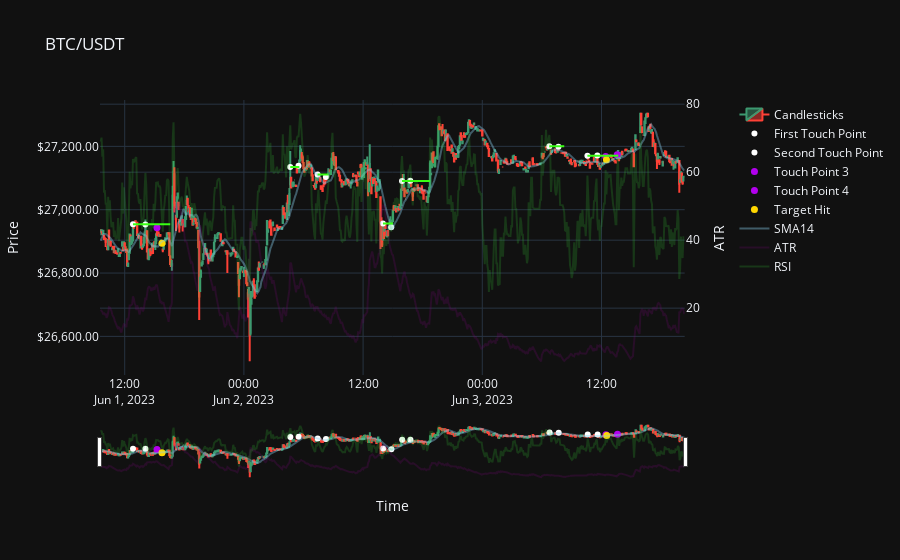
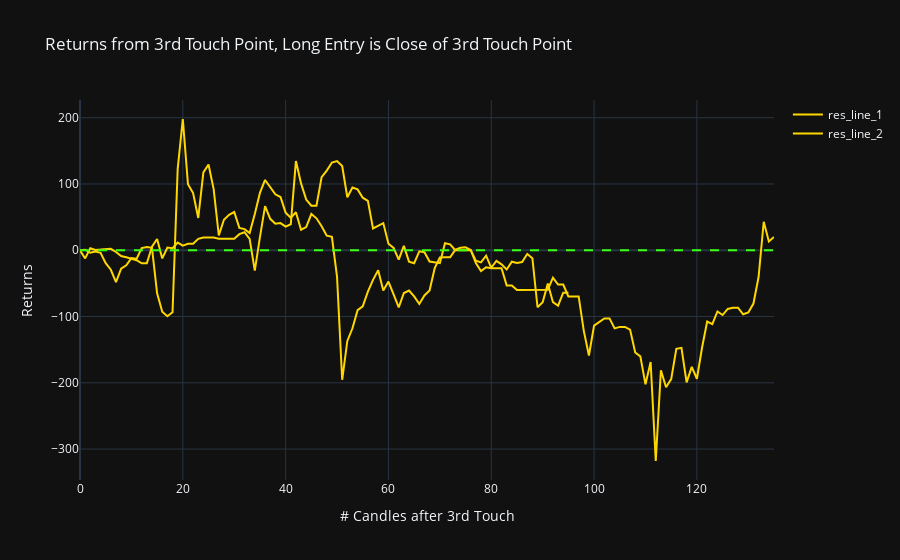

The notebook cell these images were saved under, in order:
### Code cell
# Candlestick plot
fig = make_subplots(specs=[[{"secondary_y": True}]])

# Plots candlestick graph with atr, rsi, sma, horizontal resistance line, all touch points and target hit point.
candlestick_trace = go.Candlestick(x=df['time'], open=df['open'], high=df['high'], low=df['low'], close=df['close'], name='Candlesticks')
atr_trace = go.Scatter(x=df['time'], y=df['atr'], mode='lines', name='ATR', line=dict(color='purple'), opacity=0.2)
first_touch_trace = go.Scatter(x=resistance_df['initial_point'], y=resistance_df['line_price'], mode='markers', name='First Touch Point', marker=dict(color='white', size=6))
second_touch_trace = go.Scatter(x=resistance_df['touch_2'], y=resistance_df['touch_2_price'], mode='markers', name='Second Touch Point', marker=dict(color='white', size=6))
target_trace = go.Scatter(x=resistance_df['target_hit_time'], y=resistance_df['net_pl'] + resistance_df['entry_price'], mode='markers', name='Target Hit', marker=dict(color='#FFD700', size=7))
sma_trace = go.Scatter(x=df['time'], y=df['sma14'], mode='lines', name='SMA14', line=dict(color='#87CEEB'), opacity=0.4)
rsi_trace = go.Scatter(x=df['time'], y=df['rsi'], mode='lines', name='RSI', line=dict(color='#32CD32'), opacity=0.2)

fig.add_trace(candlestick_trace, secondary_y=False)
fig.add_trace(first_touch_trace, secondary_y=False)
fig.add_trace(second_touch_trace, secondary_y=False)

# adding multiple touch point traces to the figure starting with 'touch_point_3'.
for i in range(3, len(resistance_df.columns)):
    touch_point_column = 'touch_point_' + str(i)
    touch_price_column = 'touch_point_' + str(i) + '_price'
    # If a column name exists in the df in the format 'touch_point_i', a trace is created for the touch points in that column and added to graph.
    if touch_point_column in resistance_df.columns:
        touch_point_trace = go.Scatter(x=resistance_df[touch_point_column], y=resistance_df[touch_price_column], mode='markers', name=f'Touch Point {i}', marker=dict(color='#B200ED', size=7))
        fig.add_trace(touch_point_trace, secondary_y=False)

fig.add_trace(target_trace, secondary_y=False)
fig.add_trace(sma_trace, secondary_y=False)
fig.add_trace(atr_trace, secondary_y=True)
fig.add_trace(rsi_trace, secondary_y=True)

fig.update_layout(title='BTC/USDT', xaxis_title='Time', template="plotly_dark")
fig.update_yaxes(title_text='Price', secondary_y=False, tickformat="$,.2f", autorange=True, fixedrange=False)
fig.update_yaxes(title_text='ATR', secondary_y=True)

# Adds the horizontal resistance lines to graph. Iterates through each row of the resistance_df.
for _, row in resistance_df.iterrows():
    start_time = row['initial_point']
    end_time = row['end_of_line']
    price = row['line_price']
    
    fig.add_shape(type="line", x0=start_time, y0=price, x1=end_time, y1=price, line=dict(color='#39FF14', width=2), xref='x', yref='y')

fig.show()

# Returns plot
fig = go.Figure()

# Creates a trace for each item in the returns_dict and adds them to the second figure.
# Each item in returns_dict represents the return series from a particular resistance line, starting from the third touch point.
for idx, (_, returns) in enumerate(returns_dict.items()):
    scatter_trace = go.Scatter(y=returns, mode='lines', name=f'res_line_{idx + 1}', line=dict(color='#FFD700'))
    fig.add_trace(scatter_trace)

fig.add_hline(y=0, line=dict(color='#39FF14', width=2, dash='dash'))
fig.update_layout(title="Returns from 3rd Touch Point, Long Entry is Close of 3rd Touch Point", xaxis_title="# Candles after 3rd Touch", yaxis_title="Returns", template="plotly_dark")
fig.show()

### Figure 1 — Plotly figure (JSON) as saved in the notebook; plotly's stock layout.template omitted (floating-point values rounded to 4 significant figures; data arrays with more than 128 entries replaced by an {"elided": "..."} marker saying what was removed)
{"data": [{"close": {"elided": "706 float values"}, "high": {"elided": "706 float values"}, "low": {"elided": "706 float values"}, "name": "Candlesticks", "open": {"elided": "706 float values"}, "type": "candlestick", "x": {"elided": "706 str values"}, "xaxis": "x", "yaxis": "y"}, {"marker": {"color": "white", "size": 6}, "mode": "markers", "name": "First Touch Point", "type": "scatter", "x": ["2023-06-01T12:50:00", "2023-06-02T04:40:00", "2023-06-02T07:25:00", "2023-06-02T14:00:00", "2023-06-02T15:55:00", "2023-06-03T06:45:00", "2023-06-03T10:35:00"], "xaxis": "x", "y": [26950.0, 27130.0, 27111, 26960.0, 27090.0, 27200, 27170.0], "yaxis": "y"}, {"marker": {"color": "white", "size": 6}, "mode": "markers", "name": "Second Touch Point", "type": "scatter", "x": ["2023-06-01T14:05:00", "2023-06-02T05:30:00", "2023-06-02T08:15:00", "2023-06-02T14:50:00", "2023-06-02T16:45:00", "2023-06-03T07:40:00", "2023-06-03T11:35:00"], "xaxis": "x", "y": [26950.0, 27140.0, 27100.0, 26940.0, 27090.0, 27200.0, 27170.0], "yaxis": "y"}, {"marker": {"color": "#B200ED", "size": 7}, "mode": "markers", "name": "Touch Point 3", "type": "scatter", "x": ["2023-06-01T15:15:00", null, null, null, null, null, "2023-06-03T12:25:00"], "xaxis": "x", "y": [26940.0, null, null, null, null, null, 27170.0], "yaxis": "y"}, {"marker": {"color": "#B200ED", "size": 7}, "mode": "markers", "name": "Touch Point 4", "type": "scatter", "x": [null, null, null, null, null, null, "2023-06-03T13:35:00"], "xaxis": "x", "y": [null, null, null, null, null, null, 27170.0], "yaxis": "y"}, {"marker": {"color": "#FFD700", "size": 7}, "mode": "markers", "name": "Target Hit", "type": "scatter", "x": ["2023-06-01T15:45:00", null, null, null, null, null, "2023-06-03T12:30:00"], "xaxis": "x", "y": [26890.0, null, null, null, null, null, 27160.0], "yaxis": "y"}, {"line": {"color": "#87CEEB"}, "mode": "lines", "name": "SMA14", "opacity": 0.4, "type": "scatter", "x": {"elided": "706 str values"}, "xaxis": "x", "y": {"elided": "706 float values"}, "yaxis": "y"}, {"line": {"color": "purple"}, "mode": "lines", "name": "ATR", "opacity": 0.2, "type": "scatter", "x": {"elided": "706 str values"}, "xaxis": "x", "y": {"elided": "706 float values"}, "yaxis": "y2"}, {"line": {"color": "#32CD32"}, "mode": "lines", "name": "RSI", "opacity": 0.2, "type": "scatter", "x": {"elided": "706 str values"}, "xaxis": "x", "y": {"elided": "706 float values"}, "yaxis": "y2"}], "layout": {"shapes": [{"line": {"color": "#39FF14", "width": 2}, "type": "line", "x0": "2023-06-01T12:50:00", "x1": "2023-06-01T16:35:00", "xref": "x", "y0": 26950.0, "y1": 26950.0, "yref": "y"}, {"line": {"color": "#39FF14", "width": 2}, "type": "line", "x0": "2023-06-02T04:40:00", "x1": "2023-06-02T05:35:00", "xref": "x", "y0": 27130.0, "y1": 27130.0, "yref": "y"}, {"line": {"color": "#39FF14", "width": 2}, "type": "line", "x0": "2023-06-02T07:25:00", "x1": "2023-06-02T08:30:00", "xref": "x", "y0": 27111, "y1": 27111, "yref": "y"}, {"line": {"color": "#39FF14", "width": 2}, "type": "line", "x0": "2023-06-02T14:00:00", "x1": "2023-06-02T15:00:00", "xref": "x", "y0": 26960.0, "y1": 26960.0, "yref": "y"}, {"line": {"color": "#39FF14", "width": 2}, "type": "line", "x0": "2023-06-02T15:55:00", "x1": "2023-06-02T18:45:00", "xref": "x", "y0": 27090.0, "y1": 27090.0, "yref": "y"}, {"line": {"color": "#39FF14", "width": 2}, "type": "line", "x0": "2023-06-03T06:45:00", "x1": "2023-06-03T08:15:00", "xref": "x", "y0": 27200, "y1": 27200, "yref": "y"}, {"line": {"color": "#39FF14", "width": 2}, "type": "line", "x0": "2023-06-03T10:35:00", "x1": "2023-06-03T13:40:00", "xref": "x", "y0": 27170.0, "y1": 27170.0, "yref": "y"}], "title": {"text": "BTC/USDT"}, "xaxis": {"anchor": "y", "domain": [0, 0.94], "title": {"text": "Time"}}, "yaxis": {"anchor": "x", "autorange": true, "domain": [0, 1], "fixedrange": false, "tickformat": "$,.2f", "title": {"text": "Price"}}, "yaxis2": {"anchor": "x", "overlaying": "y", "side": "right", "title": {"text": "ATR"}}}}

### Figure 2 — Plotly figure (JSON) as saved in the notebook; plotly's stock layout.template omitted (floating-point values rounded to 4 significant figures; data arrays with more than 128 entries replaced by an {"elided": "..."} marker saying what was removed)
{"data": [{"line": {"color": "#FFD700"}, "mode": "lines", "name": "res_line_1", "type": "scatter", "y": {"elided": "136 float values"}}, {"line": {"color": "#FFD700"}, "mode": "lines", "name": "res_line_2", "type": "scatter", "y": [0, -12.3, 3.1, 0.6, 1, 2.1, 2.2, -2.6, -8.6, -10.6, -12.9, -15, -19.6, -19.6, 5.4, 17, -12.3, 4.2, 3.1, 11.7, 7.1, 9.9, 9.9, 17.3, 19.3, 19.3, 19.3, 17.3, 17.2, 17.2, 17.3, 24.3, 27.2, 17.2, -30.8, 19.8, 66.5, 47.5, 40.1, 41, 35.8, 39.3, 134.6, 100.9, 76.5, 67.3, 67.3, 110.4, 120.3, 132.4, 134.7, 127.1, 80, 94.6, 91.9, 79.3, 74.7, 33, 36.7, 41, 9.9, 3.6, -14.1, 6.6, -17.2, -19.6, -1.5, -2.9, -17.1, -18.7, -19.5, 10.6, 8.9, 0, 0, -0.1, 0.5, -15.6, -18.3, -8.2, -26.4, -16, -21.2, -29, -17.2, -19.1, -17.7, -5.5, -12, -86, -78.3, -50.3, -78.3, -83.7, -64.1, -64.1]}], "layout": {"shapes": [{"line": {"color": "#39FF14", "dash": "dash", "width": 2}, "type": "line", "x0": 0, "x1": 1, "xref": "x domain", "y0": 0, "y1": 0, "yref": "y"}], "title": {"text": "Returns from 3rd Touch Point, Long Entry is Close of 3rd Touch Point"}, "xaxis": {"title": {"text": "# Candles after 3rd Touch"}}, "yaxis": {"title": {"text": "Returns"}}}}
